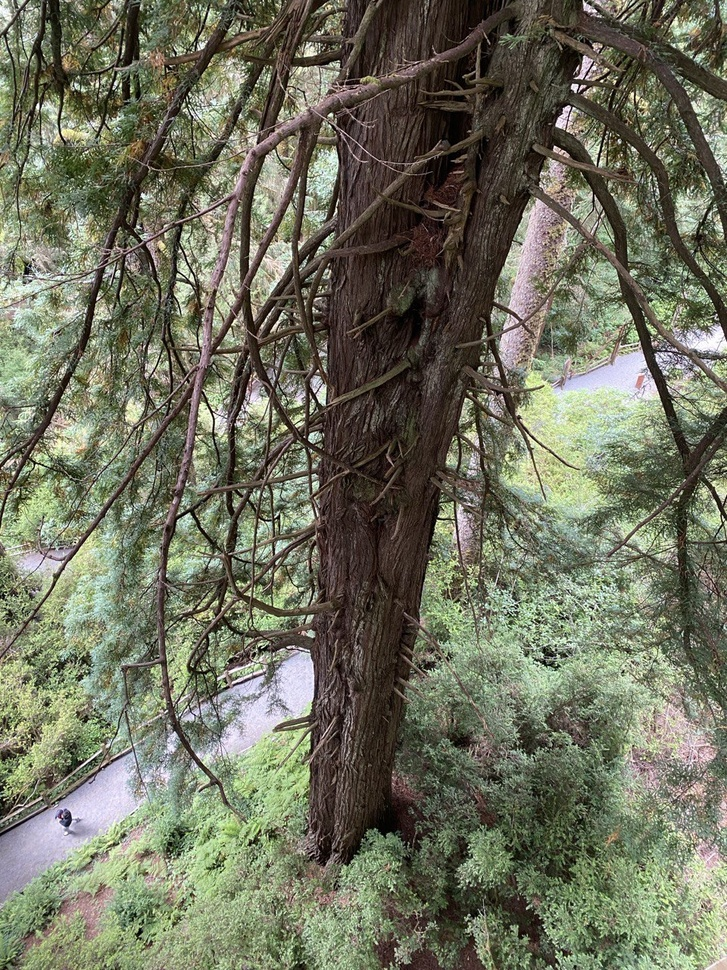
#> input picture Image_brown/image_gr1.jpg, 727 x 970 px, shrunk from 960 x 1280 before the run, found by its file name
$ jupyter execute Enchanced_Brown.ipynb
#> lines starting #> are read from the running program, lines starting #| are printed output that depends on the picture; after the words box and inside, x2 and y2 are one past the last pixel; in counts of white or black regions, pixels touching at a corner belong together
Import Libraries :

[cell 1]
import cv2
import numpy as np
import matplotlib.pyplot as plt

Convert to HSV, Range for brown color,Mask the brown color, Extract the brown color, Increase the saturation and brightness, enchanced brown image :

[cell 2]
def enhance_brown_in_forest(image_path):
    # Load the image
#> called with image_path = 'C:\\vishnu\\image\\image_gr1.jpg'
    image = cv2.imread(image_path)
#> image is the input picture: shape (970, 727, 3); mean B, G, R 93.9, 113, 111

    # Convert to HSV color space
    hsv_image = cv2.cvtColor(image, cv2.COLOR_BGR2HSV)
#> hsv_image: shape (970, 727, 3); mean H, S, V 37, 68.8, 117.8

    # Define the range for brown color (you can tweak the values as needed)
    lower_brown = np.array([10, 50, 50])
    upper_brown = np.array([30, 255, 255])

    # Create a mask for the brown color
    brown_mask = cv2.inRange(hsv_image, lower_brown, upper_brown)
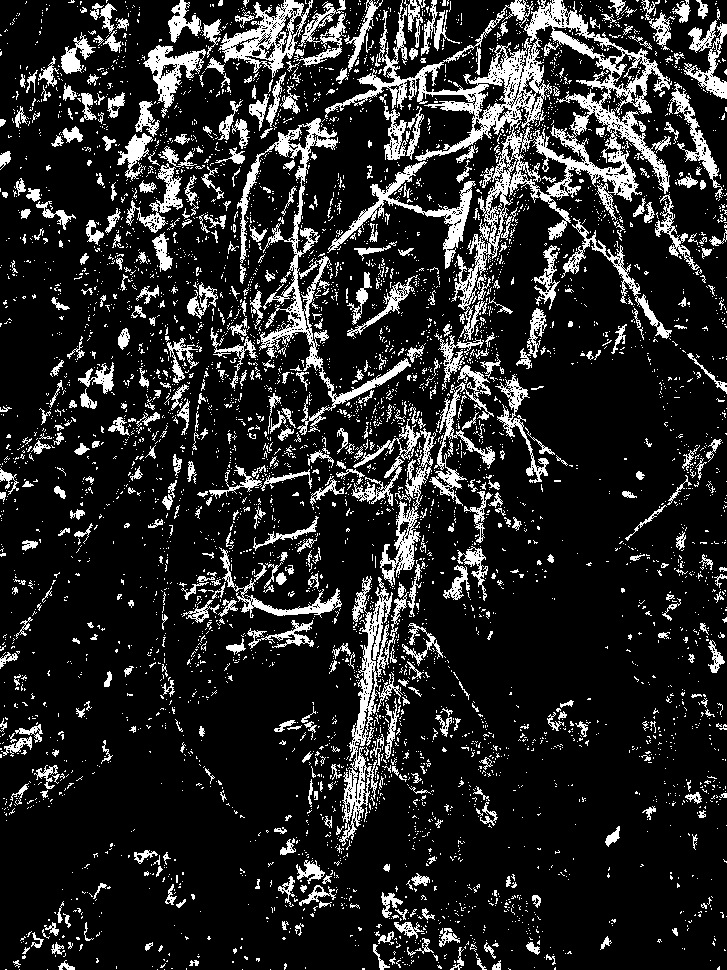
#> brown_mask: shape (970, 727); 15.6% white; 5204 white regions (4642 under 20 px), largest, box (x1, y1, x2, y2) and area: (325, 0, 672, 341) 19227, (237, 118, 411, 435) 5633, (339, 576, 393, 846) 3535

    # Extract the brown areas from the original image
    brown_area = cv2.bitwise_and(hsv_image, hsv_image, mask=brown_mask)
#> brown_area: shape (970, 727, 3); mean H, S, V 3, 12.2, 13.2

    # Increase the saturation and brightness of the brown areas
    hue, saturation, value = cv2.split(brown_area)
    saturation = cv2.add(saturation, 150)  # Increase saturation by 150 for more vivid colors
    value = cv2.add(value, 100)  # Increase brightness by 100 for a brighter effect

    # Merge the channels back
    enhanced_brown = cv2.merge([hue, saturation, value])
#> enhanced_brown: shape (970, 727, 3); mean H, S, V 3, 161.9, 113

    # Convert back to BGR color space
    enhanced_image = cv2.cvtColor(enhanced_brown, cv2.COLOR_HSV2BGR)

    # Blend the enhanced brown with the original image more aggressively
    final_image = cv2.addWeighted(image, 0.5, enhanced_image, 0.5, 0)  # Adjust blend ratio for more brown impact

    # Convert the images to RGB for displaying with matplotlib
    image_rgb = cv2.cvtColor(image, cv2.COLOR_BGR2RGB)
    final_image_rgb = cv2.cvtColor(final_image, cv2.COLOR_BGR2RGB)

    # Create a figure with two subplots
    fig, ax = plt.subplots(1, 2, figsize=(12, 6))

    # Show the original image
    ax[0].imshow(image_rgb)
    ax[0].axis('off')
    ax[0].set_title('Original Image')

    # Show the enhanced image
    ax[1].imshow(final_image_rgb)
    ax[1].axis('off')
    ax[1].set_title('Enhanced Brown Image')

    # Display the images
    plt.show()

# Specify the paths for your images
image_path1 = r'C:\vishnu\image\image_gr1.jpg'
image_path2 = r'C:\vishnu\image\image_gr2.jpg'

# Enhance and show the brown color in both images
enhance_brown_in_forest(image_path1)
enhance_brown_in_forest(image_path2)
#> call 2 of enhance_brown_in_forest, with image_path = 'C:\\vishnu\\image\\image_gr2.jpg'
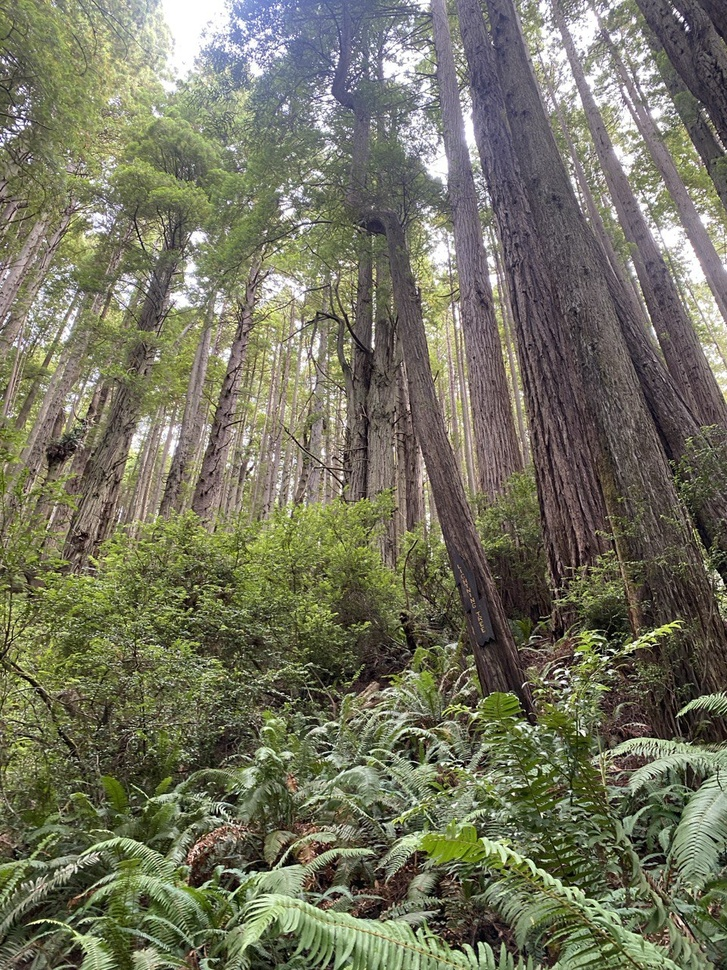
#> input picture Image_brown/image_gr2.jpg, 727 x 970 px, shrunk from 960 x 1280 before the run, found by its file name
#> in enhance_brown_in_forest, image is the input picture: shape (970, 727, 3); mean B, G, R 95.2, 115, 114.8
#> in enhance_brown_in_forest (call 2), `hsv_image = cv2.cvtColor(image, cv2.COLOR_BGR2HSV)`: hsv_image: shape (970, 727, 3); mean H, S, V 50.3, 67.2, 120.1
#> in enhance_brown_in_forest (call 2), `brown_mask = cv2.inRange(hsv_image, lower_brown, upper_brown)`: brown_mask: shape (970, 727); 15.9% white; 3160 white regions (2726 under 20 px), largest, box (x1, y1, x2, y2) and area: (156, 256, 361, 536) 11723, (0, 375, 158, 597) 11691, (562, 450, 727, 694) 8626
#> in enhance_brown_in_forest (call 2), `brown_area = cv2.bitwise_and(hsv_image, hsv_image, mask=brown_mask)`: brown_area: shape (970, 727, 3); mean H, S, V 3.7, 12.3, 17.2
#> in enhance_brown_in_forest (call 2), `saturation = cv2.add(saturation, 150)`:
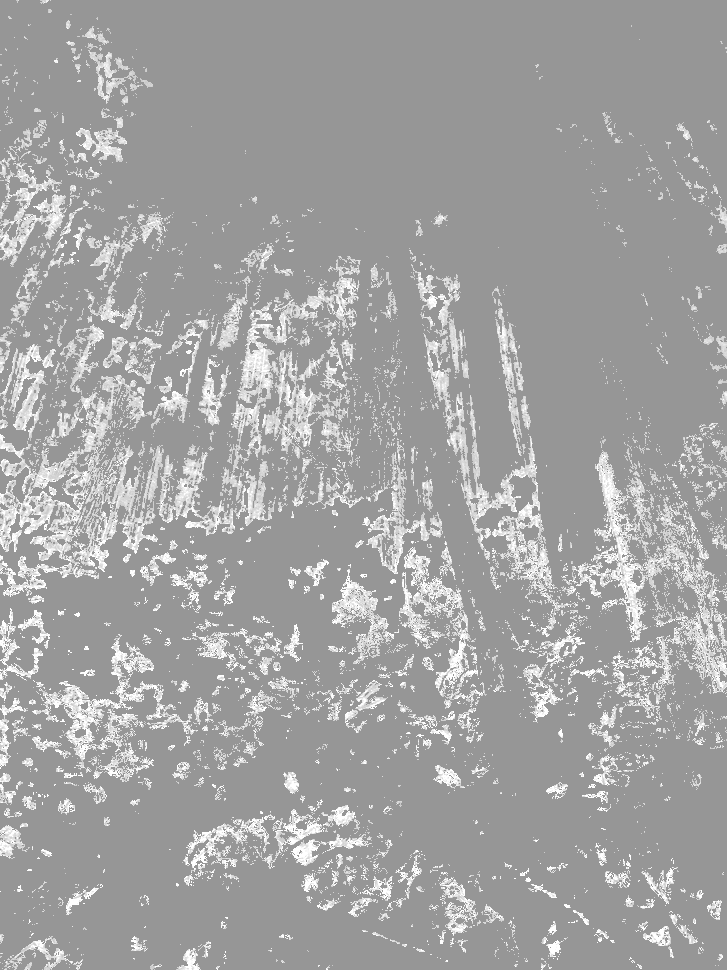
#> saturation: shape (970, 727); min 150, max 255, mean 161.9
#> in enhance_brown_in_forest (call 2), `value = cv2.add(value, 100)`:
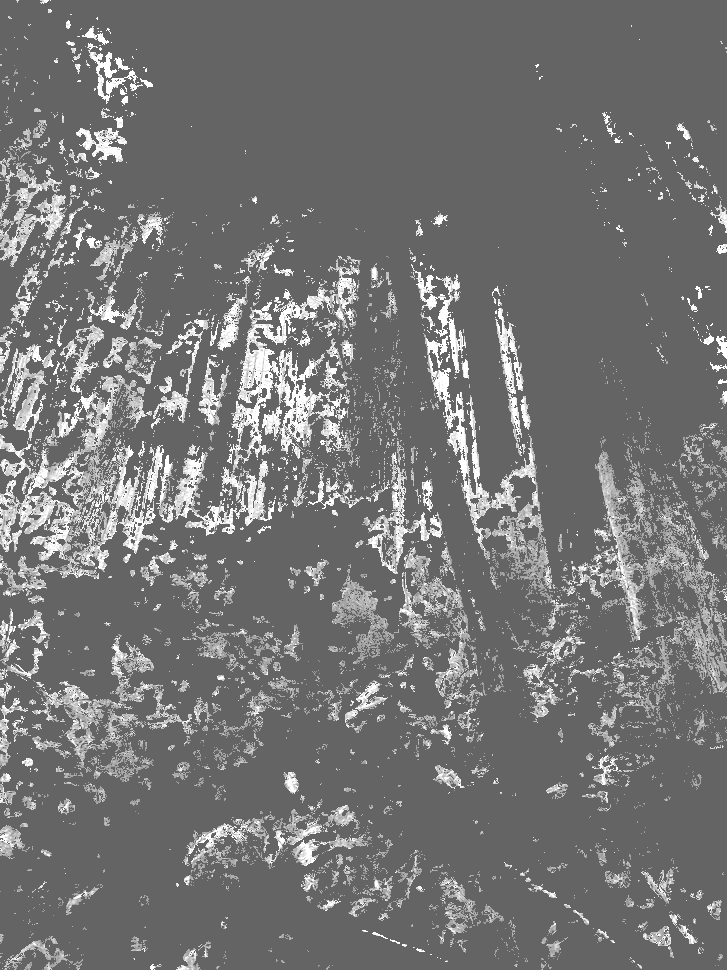
#> value: shape (970, 727); min 100, max 255, mean 116.7
#> in enhance_brown_in_forest (call 2), `enhanced_brown = cv2.merge([hue, saturation, value])`: enhanced_brown: shape (970, 727, 3); mean H, S, V 3.7, 161.9, 116.7
#> in enhance_brown_in_forest (call 2), `enhanced_image = cv2.cvtColor(enhanced_brown, cv2.COLOR_HSV2BGR)`:
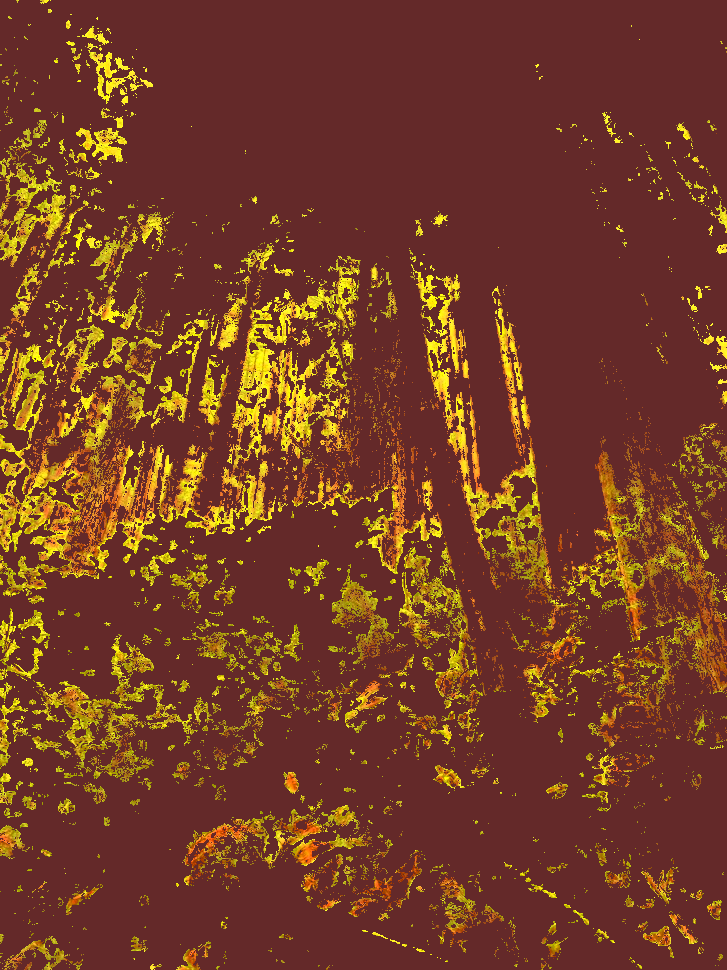
#> enhanced_image: shape (970, 727, 3); mean B, G, R 38.4, 60.6, 116.7
#> in enhance_brown_in_forest (call 2), `final_image = cv2.addWeighted(image, 0.5, enhanced_image, 0.5, 0)`:
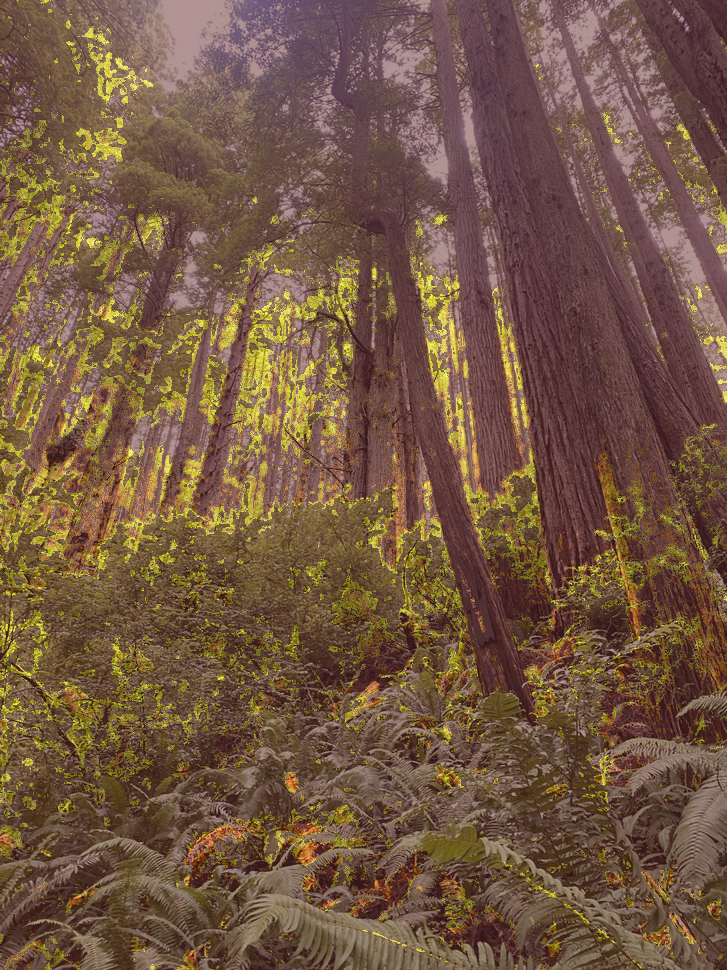
#> final_image: shape (970, 727, 3); mean B, G, R 66.8, 87.8, 115.7
